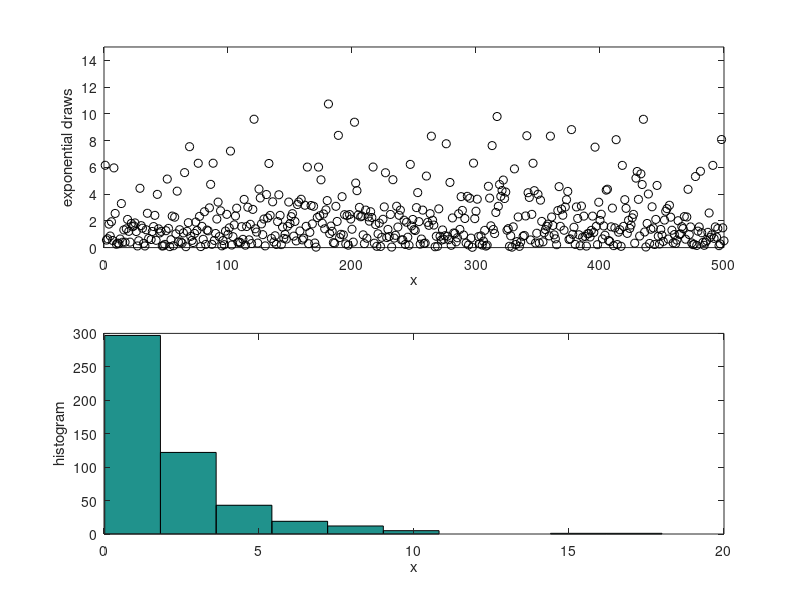

Write MATLAB code to recreate this figure.
% simulation of an exponentially distributed sample
N=500;
lambda=0.5
u=rand(N,1);
x=-log(u)/lambda;

subplot(2,1,1);
plot(x,'o');
xlabel('x');
ylabel('exponential draws');
axis([0 500 0 15]);
set(findobj('Type','line'),'Color','k')

subplot(2,1,2);
hist(x,10);
xlabel('x');
ylabel('histogram');
